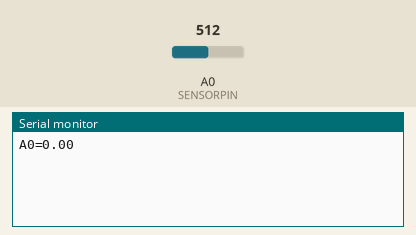
Bench run of a sketch on a simulated Arduino Uno, built with avr-gcc and run on an emulated ATmega328P. On the bench: the last lines printed to the serial monitor. Inputs (shaded band) come from the test bench; at power-on: A0 (SENSORPIN) = 512.

Above: at 1.2 s.
1.3 s: A0 (SENSORPIN) set to 716
At 2.6 s:
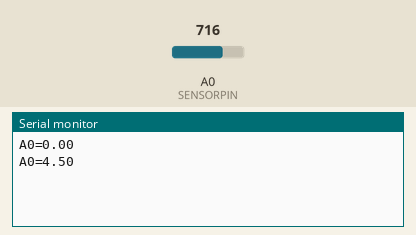
2.8 s: A0 (SENSORPIN) set to 900
At 5.0 s:
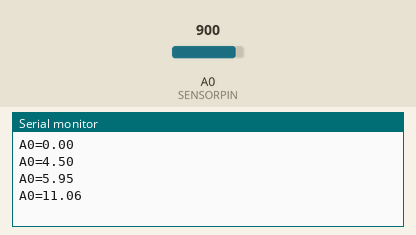
Timing chart, 0 to 6.5 s (numbered marks = the images above; inputs shaded):
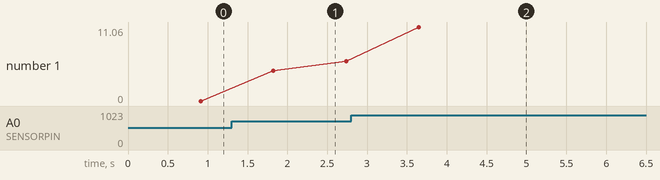

Measured:
- after the input at 1.3 s, the serial monitor: prints a new line after 0.53 s (image 1)
- after the input at 2.8 s, the serial monitor: prints a new line after 0.85 s (image 2)
- plotted number 1: 0 → 5.95 after the input at 1.3 s, 5.95 → 11.06 after the input at 2.8 s

The sketch:

CT.ino
```cpp
#include <stdint.h>

#define MID 518
#define SENSORPIN  A0
#define SAMPLES    1000
void setup()
{
  analogReference(EXTERNAL);
  pinMode(SENSORPIN,INPUT);
  Serial.begin(9600);
}

float getAmps()
{
  unsigned long total = 0;
  float Arms = 0.0;

  for(int i=0; i<SAMPLES; i++) {
      unsigned long n = analogRead(SENSORPIN);
      n = (n < 512) ? (512-n) : (n-512);
      total += n*n;
      delayMicroseconds(800);
  }
  Arms = sqrt((float)(total/SAMPLES))*0.0293-0.03;
  if (Arms < 0)
    Arms = 0.0;

  return Arms;
}

float prev_amps = -1.0;

void loop()
{
  float amps;

  for(int i=0; i<60; i++) {
    amps = getAmps();
    if (abs(amps-prev_amps) > 0.5) {
      Serial.print("A0=");
      Serial.println(amps);
      prev_amps = amps;
    }
  }
  Serial.print("A0=");
  Serial.println(amps);
}
```
